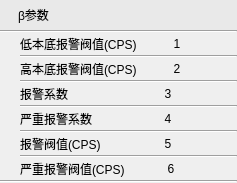
             <widget class="QWidget" name="tab_8">
              <property name="styleSheet">
               <string notr="true">QFrame#frame_13, #frame_14, #frame_15, #frame_16, #frame_17, #frame_18
{
   min-height:50px;
}

QFrame &gt; QLabel
{
   font: 14px &quot;微软雅黑&quot;;
}</string>
              </property>
              <attribute name="title">
               <string>β参数</string>
              </attribute>
              <layout class="QGridLayout" name="gridLayout_35">
               <property name="margin">
                <number>0</number>
               </property>
               <property name="spacing">
                <number>0</number>
               </property>
               <item row="0" column="0">
                <widget class="QWidget" name="widget_11" native="true">
                 <property name="styleSheet">
                  <string notr="true">background-color: #E9E9E9;
min-height:30px;
max-height:30px;</string>
                 </property>
                 <layout class="QGridLayout" name="gridLayout_39">
                  <property name="leftMargin">
                   <number>18</number>
                  </property>
                  <property name="topMargin">
                   <number>0</number>
                  </property>
                  <property name="rightMargin">
                   <number>0</number>
                  </property>
                  <property name="bottomMargin">
                   <number>0</number>
                  </property>
                  <property name="spacing">
                   <number>0</number>
                  </property>
                  <item row="0" column="0">
                   <widget class="QLabel" name="label_27">
                    <property name="text">
                     <string>β参数</string>
                    </property>
                   </widget>
                  </item>
                 </layout>
                </widget>
               </item>
               <item row="1" column="0">
                <widget class="Line" name="line_22">
                 <property name="orientation">
                  <enum>Qt::Horizontal</enum>
                 </property>
                </widget>
               </item>
               <item row="2" column="0">
                <widget class="QWidget" name="widget_12" native="true">
                 <layout class="QGridLayout" name="gridLayout_34">
                  <property name="leftMargin">
                   <number>20</number>
                  </property>
                  <property name="topMargin">
                   <number>0</number>
                  </property>
                  <property name="rightMargin">
                   <number>0</number>
                  </property>
                  <property name="bottomMargin">
                   <number>0</number>
                  </property>
                  <property name="spacing">
                   <number>0</number>
                  </property>
                  <item row="0" column="0">
                   <widget class="QFrame" name="frame_13">
                    <property name="frameShape">
                     <enum>QFrame::NoFrame</enum>
                    </property>
                    <property name="frameShadow">
                     <enum>QFrame::Raised</enum>
                    </property>
                    <layout class="QGridLayout" name="gridLayout">
                     <property name="leftMargin">
                      <number>0</number>
                     </property>
                     <property name="topMargin">
                      <number>0</number>
                     </property>
                     <property name="rightMargin">
                      <number>20</number>
                     </property>
                     <property name="bottomMargin">
                      <number>0</number>
                     </property>
                     <property name="spacing">
                      <number>0</number>
                     </property>
                     <item row="0" column="0">
                      <widget class="QLabel" name="label_16">
                       <property name="text">
                        <string>低本底报警阀值(CPS)</string>
                       </property>
                      </widget>
                     </item>
                     <item row="0" column="1">
                      <widget class="QPushButton" name="betaLowEdit">
                       <property name="text">
                        <string>1</string>
                       </property>
                       <property name="flat">
                        <bool>true</bool>
                       </property>
                       <attribute name="buttonGroup">
                        <string notr="true">buttonGroup</string>
                       </attribute>
                      </widget>
                     </item>
                    </layout>
                   </widget>
                  </item>
                  <item row="1" column="0">
                   <widget class="Line" name="line_17">
                    <property name="orientation">
                     <enum>Qt::Horizontal</enum>
                    </property>
                   </widget>
                  </item>
                  <item row="2" column="0">
                   <widget class="QFrame" name="frame_14">
                    <property name="frameShape">
                     <enum>QFrame::NoFrame</enum>
                    </property>
                    <property name="frameShadow">
                     <enum>QFrame::Raised</enum>
                    </property>
                    <layout class="QGridLayout" name="gridLayout_3">
                     <property name="leftMargin">
                      <number>0</number>
                     </property>
                     <property name="topMargin">
                      <number>0</number>
                     </property>
                     <property name="rightMargin">
                      <number>20</number>
                     </property>
                     <property name="bottomMargin">
                      <number>0</number>
                     </property>
                     <property name="spacing">
                      <number>0</number>
                     </property>
                     <item row="0" column="0">
                      <widget class="QLabel" name="label_17">
                       <property name="text">
                        <string>高本底报警阀值(CPS)</string>
                       </property>
                      </widget>
                     </item>
                     <item row="0" column="1">
                      <widget class="QPushButton" name="betaHighEdit">
                       <property name="text">
                        <string>2</string>
                       </property>
                       <property name="flat">
                        <bool>true</bool>
                       </property>
                       <attribute name="buttonGroup">
                        <string notr="true">buttonGroup</string>
                       </attribute>
                      </widget>
                     </item>
                    </layout>
                   </widget>
                  </item>
                  <item row="3" column="0">
                   <widget class="Line" name="line_18">
                    <property name="orientation">
                     <enum>Qt::Horizontal</enum>
                    </property>
                   </widget>
                  </item>
                  <item row="4" column="0">
                   <widget class="QFrame" name="frame_15">
                    <property name="frameShape">
                     <enum>QFrame::NoFrame</enum>
                    </property>
                    <property name="frameShadow">
                     <enum>QFrame::Raised</enum>
                    </property>
                    <layout class="QGridLayout" name="gridLayout_12">
                     <property name="leftMargin">
                      <number>0</number>
                     </property>
                     <property name="topMargin">
                      <number>0</number>
                     </property>
                     <property name="rightMargin">
                      <number>20</number>
                     </property>
                     <property name="bottomMargin">
                      <number>0</number>
                     </property>
                     <property name="spacing">
                      <number>0</number>
                     </property>
                     <item row="0" column="0">
                      <widget class="QLabel" name="label_18">
                       <property name="text">
                        <string>报警系数</string>
                       </property>
                      </widget>
                     </item>
                     <item row="0" column="1">
                      <widget class="QPushButton" name="betaAlarmEdit">
                       <property name="text">
                        <string>3</string>
                       </property>
                       <property name="flat">
                        <bool>true</bool>
                       </property>
                       <attribute name="buttonGroup">
                        <string notr="true">buttonGroup</string>
                       </attribute>
                      </widget>
                     </item>
                    </layout>
                   </widget>
                  </item>
                  <item row="5" column="0">
                   <widget class="Line" name="line_19">
                    <property name="orientation">
                     <enum>Qt::Horizontal</enum>
                    </property>
                   </widget>
                  </item>
                  <item row="6" column="0">
                   <widget class="QFrame" name="frame_16">
                    <property name="frameShape">
                     <enum>QFrame::NoFrame</enum>
                    </property>
                    <property name="frameShadow">
                     <enum>QFrame::Raised</enum>
                    </property>
                    <layout class="QGridLayout" name="gridLayout_19">
                     <property name="leftMargin">
                      <number>0</number>
                     </property>
                     <property name="topMargin">
                      <number>0</number>
                     </property>
                     <property name="rightMargin">
                      <number>20</number>
                     </property>
                     <property name="bottomMargin">
                      <number>0</number>
                     </property>
                     <property name="spacing">
                      <number>0</number>
                     </property>
                     <item row="0" column="0">
                      <widget class="QLabel" name="label_19">
                       <property name="text">
                        <string>严重报警系数</string>
                       </property>
                      </widget>
                     </item>
                     <item row="0" column="1">
                      <widget class="QPushButton" name="betaSAlarmEdit">
                       <property name="text">
                        <string>4</string>
                       </property>
                       <property name="flat">
                        <bool>true</bool>
                       </property>
                       <attribute name="buttonGroup">
                        <string notr="true">buttonGroup</string>
                       </attribute>
                      </widget>
                     </item>
                    </layout>
                   </widget>
                  </item>
                  <item row="7" column="0">
                   <widget class="Line" name="line_20">
                    <property name="orientation">
                     <enum>Qt::Horizontal</enum>
                    </property>
                   </widget>
                  </item>
                  <item row="8" column="0">
                   <widget class="QFrame" name="frame_17">
                    <property name="frameShape">
                     <enum>QFrame::NoFrame</enum>
                    </property>
                    <property name="frameShadow">
                     <enum>QFrame::Raised</enum>
                    </property>
                    <layout class="QGridLayout" name="gridLayout_32">
                     <property name="leftMargin">
                      <number>0</number>
                     </property>
                     <property name="topMargin">
                      <number>0</number>
                     </property>
                     <property name="rightMargin">
                      <number>20</number>
                     </property>
                     <property name="bottomMargin">
                      <number>0</number>
                     </property>
                     <property name="spacing">
                      <number>0</number>
                     </property>
                     <item row="0" column="0">
                      <widget class="QLabel" name="label_20">
                       <property name="text">
                        <string>报警阀值(CPS)</string>
                       </property>
                      </widget>
                     </item>
                     <item row="0" column="1">
                      <widget class="QPushButton" name="betaThresholdEdit">
                       <property name="text">
                        <string>5</string>
                       </property>
                       <property name="flat">
                        <bool>true</bool>
                       </property>
                       <attribute name="buttonGroup">
                        <string notr="true">buttonGroup</string>
                       </attribute>
                      </widget>
                     </item>
                    </layout>
                   </widget>
                  </item>
                  <item row="9" column="0">
                   <widget class="Line" name="line_21">
                    <property name="orientation">
                     <enum>Qt::Horizontal</enum>
                    </property>
                   </widget>
                  </item>
                  <item row="10" column="0">
                   <widget class="QFrame" name="frame_18">
                    <property name="frameShape">
                     <enum>QFrame::NoFrame</enum>
                    </property>
                    <property name="frameShadow">
                     <enum>QFrame::Raised</enum>
                    </property>
                    <layout class="QGridLayout" name="gridLayout_33">
                     <property name="leftMargin">
                      <number>0</number>
                     </property>
                     <property name="topMargin">
                      <number>0</number>
                     </property>
                     <property name="rightMargin">
                      <number>20</number>
                     </property>
                     <property name="bottomMargin">
                      <number>0</number>
                     </property>
                     <property name="spacing">
                      <number>0</number>
                     </property>
                     <item row="0" column="0">
                      <widget class="QLabel" name="label_21">
                       <property name="text">
                        <string>严重报警阀值(CPS)</string>
                       </property>
                      </widget>
                     </item>
                     <item row="0" column="1">
                      <widget class="QPushButton" name="betaSThresholdEdit">
                       <property name="text">
                        <string>6</string>
                       </property>
                       <property name="flat">
                        <bool>true</bool>
                       </property>
                       <attribute name="buttonGroup">
                        <string notr="true">buttonGroup</string>
                       </attribute>
                      </widget>
                     </item>
                    </layout>
                   </widget>
                  </item>
                 </layout>
                </widget>
               </item>
               <item row="3" column="0">
                <widget class="Line" name="line_23">
                 <property name="orientation">
                  <enum>Qt::Horizontal</enum>
                 </property>
                </widget>
               </item>
               <item row="4" column="0">
                <widget class="QWidget" name="widget_13" native="true">
                 <property name="styleSheet">
                  <string notr="true">background-color:  rgb(250, 250, 250);</string>
                 </property>
                </widget>
               </item>
              </layout>
             </widget>
